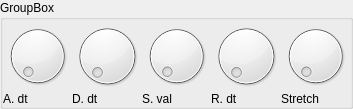
<?xml version="1.0" encoding="UTF-8"?>
<ui version="4.0">
 <class>EnvelopeBox</class>
 <widget class="QGroupBox" name="EnvelopeBox">
  <property name="geometry">
   <rect>
    <x>0</x>
    <y>0</y>
    <width>353</width>
    <height>109</height>
   </rect>
  </property>
  <property name="windowTitle">
   <string>GroupBox</string>
  </property>
  <property name="title">
   <string>GroupBox</string>
  </property>
  <layout class="QGridLayout" name="gridLayout">
   <property name="margin">
    <number>0</number>
   </property>
   <property name="spacing">
    <number>0</number>
   </property>
   <item row="0" column="0">
    <widget class="Dial" name="a_dt">
     <property name="sizePolicy">
      <sizepolicy hsizetype="Preferred" vsizetype="Preferred">
       <horstretch>0</horstretch>
       <verstretch>0</verstretch>
      </sizepolicy>
     </property>
    </widget>
   </item>
   <item row="0" column="1">
    <widget class="Dial" name="d_dt">
     <property name="sizePolicy">
      <sizepolicy hsizetype="Preferred" vsizetype="Preferred">
       <horstretch>0</horstretch>
       <verstretch>0</verstretch>
      </sizepolicy>
     </property>
    </widget>
   </item>
   <item row="0" column="2">
    <widget class="Dial" name="s_val">
     <property name="sizePolicy">
      <sizepolicy hsizetype="Preferred" vsizetype="Preferred">
       <horstretch>0</horstretch>
       <verstretch>0</verstretch>
      </sizepolicy>
     </property>
    </widget>
   </item>
   <item row="0" column="3">
    <widget class="Dial" name="r_dt">
     <property name="sizePolicy">
      <sizepolicy hsizetype="Preferred" vsizetype="Preferred">
       <horstretch>0</horstretch>
       <verstretch>0</verstretch>
      </sizepolicy>
     </property>
    </widget>
   </item>
   <item row="0" column="4">
    <widget class="Dial" name="stretch">
     <property name="sizePolicy">
      <sizepolicy hsizetype="Preferred" vsizetype="Preferred">
       <horstretch>0</horstretch>
       <verstretch>0</verstretch>
      </sizepolicy>
     </property>
    </widget>
   </item>
   <item row="1" column="0">
    <widget class="QLabel" name="label_31">
     <property name="text">
      <string>A. dt</string>
     </property>
    </widget>
   </item>
   <item row="1" column="1">
    <widget class="QLabel" name="label_32">
     <property name="text">
      <string>D. dt</string>
     </property>
    </widget>
   </item>
   <item row="1" column="2">
    <widget class="QLabel" name="label_33">
     <property name="text">
      <string>S. val</string>
     </property>
    </widget>
   </item>
   <item row="1" column="3">
    <widget class="QLabel" name="label_34">
     <property name="text">
      <string>R. dt</string>
     </property>
    </widget>
   </item>
   <item row="1" column="4">
    <widget class="QLabel" name="label_35">
     <property name="text">
      <string>Stretch</string>
     </property>
    </widget>
   </item>
  </layout>
 </widget>
 <customwidgets>
  <customwidget>
   <class>Dial</class>
   <extends>QDial</extends>
   <header>dial.h</header>
  </customwidget>
 </customwidgets>
 <resources/>
 <connections/>
</ui>
